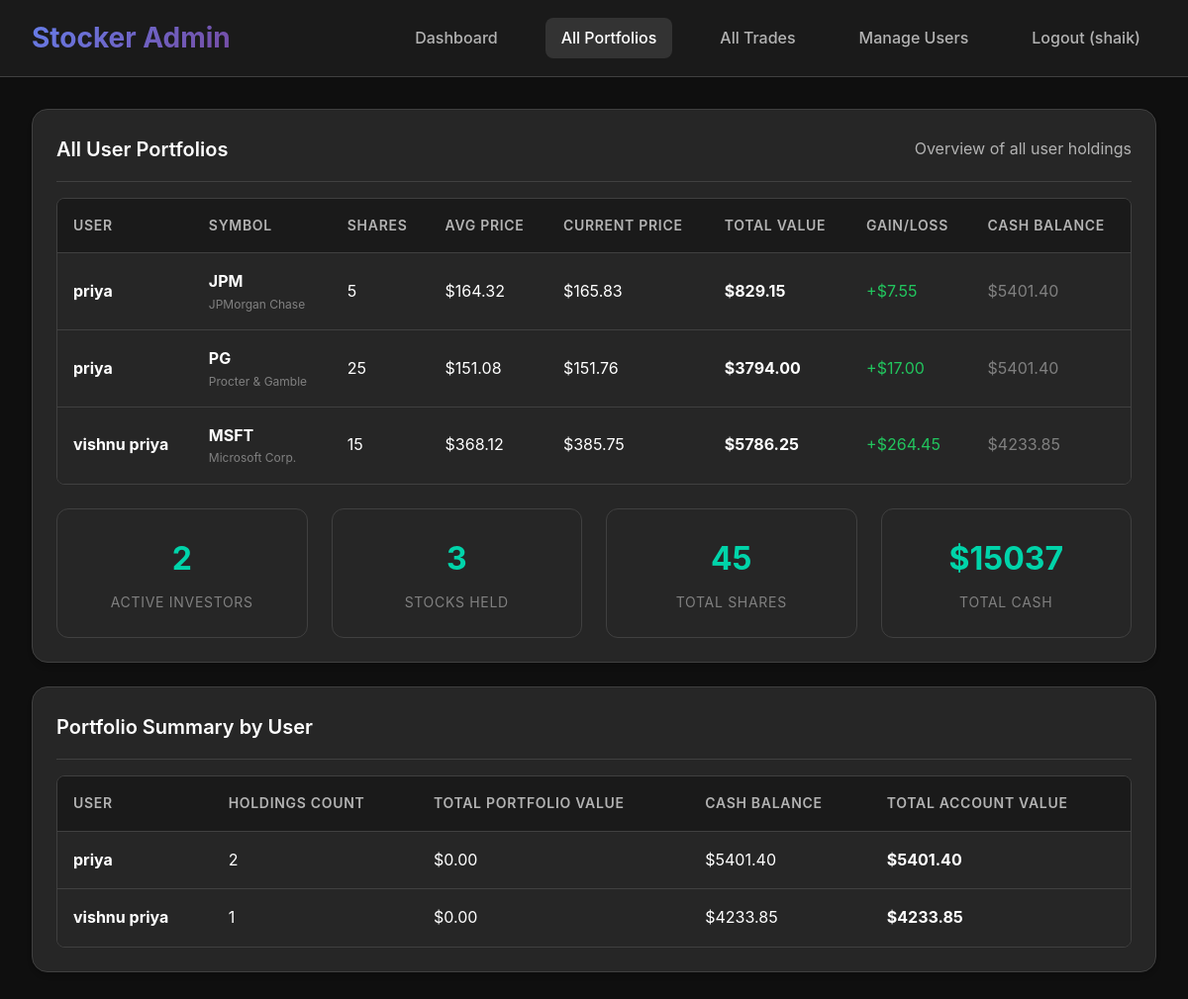
The app's page /admin/portfolio (signed in) with its own data.
### tables this page shows
CREATE TABLE portfolio (
            id INTEGER PRIMARY KEY AUTOINCREMENT,
            user_id INTEGER,
            symbol TEXT NOT NULL,
            quantity INTEGER NOT NULL,
            avg_price REAL NOT NULL,
            FOREIGN KEY (user_id) REFERENCES users (id),
            UNIQUE(user_id, symbol)
        );

CREATE TABLE users (
            id INTEGER PRIMARY KEY AUTOINCREMENT,
            username TEXT UNIQUE NOT NULL,
            email TEXT UNIQUE NOT NULL,
            password_hash TEXT NOT NULL,
            role TEXT DEFAULT 'trader',
            balance REAL DEFAULT 10000.0,
            created_at TIMESTAMP DEFAULT CURRENT_TIMESTAMP
        );

### app.py (the view)
@app.route('/admin/portfolio')
def admin_portfolio():
    if 'user_id' not in session or session.get('role') != 'admin':
        flash('Access denied! Admin privileges required.')
        return redirect(url_for('login'))
    conn = sqlite3.connect('stocker.db')
    cursor = conn.cursor()
    cursor.execute('''
        SELECT u.username, p.symbol, p.quantity, p.avg_price, u.balance
        FROM portfolio p
        JOIN users u ON p.user_id = u.id
        WHERE p.quantity > 0
        ORDER BY u.username, p.symbol
    ''')
    portfolios = cursor.fetchall()
    conn.close()
    return render_template('admin_portfolio.html', portfolios=portfolios, stocks=STOCKS)

### templates/admin_portfolio.html (shortened to what this page needs)
<!DOCTYPE html>
<html lang="en">
<head>
    <link rel="stylesheet" href="{{ url_for('static', filename='styles.css') }}">
</head>
<body class="admin-page">
    <header class="header">
        <div class="container">
            <nav class="nav">
                <a href="/admin/dashboard" class="logo">Stocker Admin</a>
                <div class="nav-links">
                    <a href="/admin/dashboard" class="nav-link">Dashboard</a>
                    <a href="/admin/portfolio" class="nav-link active">All Portfolios</a>
                    <a href="/admin/history" class="nav-link">All Trades</a>
                    <a href="/admin/manage" class="nav-link">Manage Users</a>
                    <a href="/logout" class="nav-link">Logout ({{ session.username }})</a>
                </div>
            </nav>
        </div>
    </header>
    <main class="main-content">
        <div class="container">
            <div class="card">
                <div class="card-header">
                    <h2 class="card-title">All User Portfolios</h2>
                    <div class="text-secondary">Overview of all user holdings</div>
                </div>
                {% if portfolios %}
                    <div class="table-container">
                        <table class="table">
                            <thead>
                                <tr>
                                    <th>User</th>
                                    <th>Symbol</th>
                                    <th>Shares</th>
                                    <th>Avg Price</th>
                                    <th>Current Price</th>
                                    <th>Total Value</th>
                                    <th>Gain/Loss</th>
                                    <th>Cash Balance</th>
                                </tr>
                            </thead>
                            <tbody>
                                {% for portfolio in portfolios %}
                                    {% set current_price = stocks[portfolio[1]].price %}
                                    {% set total_value = portfolio[2] * current_price %}
                                    {% set gain_loss = (current_price - portfolio[3]) * portfolio[2] %}
                                <tr>
                                    <td>
                                        <strong>{{ portfolio[0] }}</strong>
                                    </td>
                                    <td>
                                        <div>
                                            <strong>{{ portfolio[1] }}</strong>
                                            <div class="text-muted" style="font-size: 0.75rem;">
                                                {{ stocks[portfolio[1]].name }}
                                            </div>
                                        </div>
                                    </td>
                                    <td>{{ portfolio[2] }}</td>
                                    <td>${{ "%.2f"|format(portfolio[3]) }}</td>
                                    <td>${{ "%.2f"|format(current_price) }}</td>
                                    <td>
                                        <strong>${{ "%.2f"|format(total_value) }}</strong>
                                    </td>
                                    <td class="{% if gain_loss >= 0 %}text-success{% else %}text-danger{% endif %}">
                                        {{ "+" if gain_loss >= 0 else "" }}${{ "%.2f"|format(gain_loss) }}
                                    </td>
                                    <td>
                                        <span class="text-muted">${{ "%.2f"|format(portfolio[4]) }}</span>
                                    </td>
                                </tr>
                                {% endfor %}
                            </tbody>
                        </table>
                    </div>
                    <div class="grid grid-4 mt-4">
                        {% set unique_users = portfolios | map(attribute=0) | unique | list %}
                        <div class="stat-card">
                            <div class="stat-value">{{ unique_users | length }}</div>
                            <div class="stat-label">Active Investors</div>
                        </div>
                        {% set unique_stocks = portfolios | map(attribute=1) | unique | list %}
                        <div class="stat-card">
                            <div class="stat-value">{{ unique_stocks | length }}</div>
                            <div class="stat-label">Stocks Held</div>
                        </div>
                        {% set total_shares = portfolios | sum(attribute=2) %}
                        <div class="stat-card">
                            <div class="stat-value">{{ total_shares }}</div>
                            <div class="stat-label">Total Shares</div>
                        </div>
                        {% set total_portfolio_value = portfolios | sum(attribute=4) %}
                        <div class="stat-card">
                            <div class="stat-value">${{ "%.0f"|format(total_portfolio_value) }}</div>
                            <div class="stat-label">Total Cash</div>
                        </div>
                    </div>
                {% else %}
                    <div class="text-center p-4">
                        <div style="font-size: 3rem; margin-bottom: 1rem;">📊</div>
                        <h3>No Portfolio Data</h3>
                        <p class="text-secondary">No users have created portfolios yet.</p>
                    </div>
                {% endif %}
            </div>
            {% if portfolios %}
            <div class="card">
                <div class="card-header">
                    <h3 class="card-title">Portfolio Summary by User</h3>
                </div>
                <div class="table-container">
                    <table class="table">
                        <thead>
                            <tr>
                                <th>User</th>
                                <th>Holdings Count</th>
                                <th>Total Portfolio Value</th>
                                <th>Cash Balance</th>
                                <th>Total Account Value</th>
                            </tr>
                        </thead>
                        <tbody>
                            {% for user in unique_users %}
                                {% set user_portfolios = portfolios | selectattr(0, 'equalto', user) | list %}
                                {% set user_portfolio_value = 0 %}
                                {% for item in user_portfolios %}
                                    {% set user_portfolio_value = user_portfolio_value + (item[2] * stocks[item[1]].price) %}
                                {% endfor %}
                                {% set user_cash = user_portfolios[0][4] if user_portfolios else 0 %}
                            <tr>
                                <td><strong>{{ user }}</strong></td>
                                <td>{{ user_portfolios | length }}</td>
                                <td>${{ "%.2f"|format(user_portfolio_value) }}</td>
                                <td>${{ "%.2f"|format(user_cash) }}</td>
                                <td>
                                    <strong>${{ "%.2f"|format(user_portfolio_value + user_cash) }}</strong>
                                </td>
                            </tr>
                            {% endfor %}
                        </tbody>
                    </table>
                </div>
            </div>
            {% endif %}
        </div>
    </main>
</body>
</html>

### static/styles.css (style rules this page uses)
:root { --primary-bg: #0f0f0f; --secondary-bg: #1a1a1a; --card-bg: #262626; --hover-bg: #333333; --accent-color: #00d4aa; --accent-hover: #00b595; --text-primary: #ffffff; --text-secondary: #b3b3b3; --text-muted: #808080; --border-color: #404040; --success-color: #22c55e; --danger-color: #ef4444; --warning-color: #f59e0b; --gradient-primary: linear-gradient(135deg, #667eea 0%, #764ba2 100%); --gradient-secondary: linear-gradient(135deg, #f093fb 0%, #f5576c 100%); --shadow-sm: 0 1px 2px 0 rgb(0 0 0 / 0.05); --shadow-md: 0 4px 6px -1px rgb(0 0 0 / 0.1), 0 2px 4px -2px rgb(0 0 0 / 0.1); --shadow-lg: 0 10px 15px -3px rgb(0 0 0 / 0.1), 0 4px 6px -4px rgb(0 0 0 / 0.1); }
* { margin: 0; padding: 0; box-sizing: border-box; }
body { font-family: 'Inter', -apple-system, BlinkMacSystemFont, 'Segoe UI', Roboto, sans-serif; background: var(--primary-bg); color: var(--text-primary); line-height: 1.6; min-height: 100vh; }
.container { max-width: 1400px; margin: 0 auto; padding: 0 2rem; }
.main-content { padding: 2rem 0; min-height: calc(100vh - 80px); }
.header { background: var(--secondary-bg); border-bottom: 1px solid var(--border-color); padding: 1rem 0; position: sticky; top: 0; z-index: 100; backdrop-filter: blur(10px); }
.nav { display: flex; justify-content: space-between; align-items: center; }
.logo { font-size: 1.75rem; font-weight: 700; background: var(--gradient-primary); -webkit-background-clip: text; -webkit-text-fill-color: transparent; background-clip: text; text-decoration: none; }
.nav-links { display: flex; gap: 2rem; align-items: center; }
.nav-link { color: var(--text-secondary); text-decoration: none; font-weight: 500; padding: 0.5rem 1rem; border-radius: 0.5rem; transition: all 0.3s ease; }
.nav-link:hover, .nav-link.active { color: var(--text-primary); background: var(--hover-bg); }
.card { background: var(--card-bg); border: 1px solid var(--border-color); border-radius: 1rem; padding: 1.5rem; margin-bottom: 1.5rem; box-shadow: var(--shadow-md); transition: all 0.3s ease; }
.card-header { display: flex; justify-content: space-between; align-items: center; margin-bottom: 1rem; padding-bottom: 1rem; border-bottom: 1px solid var(--border-color); }
.card-title { font-size: 1.25rem; font-weight: 600; color: var(--text-primary); }
.grid { display: grid; gap: 1.5rem; }
.grid-4 { grid-template-columns: repeat(auto-fit, minmax(200px, 1fr)); }
.table-container { overflow-x: auto; border-radius: 0.5rem; border: 1px solid var(--border-color); }
.table { width: 100%; border-collapse: collapse; background: var(--card-bg); }
.table th, .table td { padding: 1rem; text-align: left; border-bottom: 1px solid var(--border-color); }
.table th { background: var(--secondary-bg); font-weight: 600; color: var(--text-secondary); font-size: 0.875rem; text-transform: uppercase; letter-spacing: 0.05em; }
.table tr:last-child td { border-bottom: none; }
.stat-card { background: var(--card-bg); border: 1px solid var(--border-color); border-radius: 0.75rem; padding: 1.5rem; text-align: center; }
.stat-value { font-size: 2rem; font-weight: 700; color: var(--accent-color); margin-bottom: 0.5rem; }
.stat-label { font-size: 0.875rem; color: var(--text-muted); text-transform: uppercase; letter-spacing: 0.05em; }
.text-secondary { color: var(--text-secondary); }
.text-muted { color: var(--text-muted); }
.text-success { color: var(--success-color); }
.mt-4 { margin-top: 1.5rem; }

### records on screen
portfolio: username "priya", symbol "JPM", symbol "JPMorgan Chase", quantity "5", avg_price "164.32", current_price "165.83", total_value "829.15", value "+", gain_loss "7.55"
users: balance "5401.40", username "priya", user_portfolios "2", user_portfolio_value "0.00", user_portfolio_value+user_cash "5401.40"
portfolio: username "priya", symbol "PG", symbol "Procter & Gamble", quantity "25", avg_price "151.08", current_price "151.76", total_value "3794.00", value "+", gain_loss "17.00"
portfolio: username "vishnu priya", symbol "MSFT", symbol "Microsoft Corp.", quantity "15", avg_price "368.12", current_price "385.75", total_value "5786.25", value "+", gain_loss "264.45"
users: balance "4233.85", username "vishnu priya", user_portfolios "1", user_portfolio_value "0.00", user_portfolio_value+user_cash "4233.85"

### other values on screen
{{ session.username }} "shaik"
{{ unique_users | length }} "2"
{{ unique_stocks | length }} "3"
{{ total_shares }} "45"
{{ "%.0f"|format(total_portfolio_value) }} "15037"
